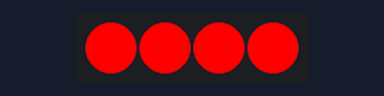
A sketch run on a simulated ESP32. Shown: 4 RGB LEDs in strip order, left to right.

Above: at 0.2 s.
At 1.7 s:
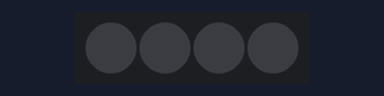
Timing chart, 0 to 3.0 s (numbered marks = the images above):
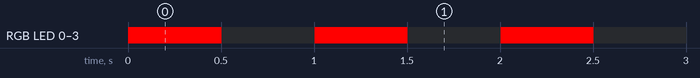

Measured:
- by itself, RGB LED 0–3: alternates RGB(255, 0, 0) for 0.50 s and off for 0.50 s

The sketch:

smallLEDTester.ino
```cpp
#include <FastLED.h>

#define NUM_LEDS 4
#define DATA_PIN 33
#define LED_TYPE WS2812B
#define COLOR_ORDER GRB
CRGB leds[NUM_LEDS];

void setup() {
  FastLED.addLeds<LED_TYPE, DATA_PIN, COLOR_ORDER>(leds, NUM_LEDS);
}

void loop() {
  // Turn LEDs on with a color
  for (int i = 0; i < NUM_LEDS; i++) {
    leds[i] = CRGB::Red;
  }
  FastLED.show();
  delay(500);

  // Turn LEDs off
  for (int i = 0; i < NUM_LEDS; i++) {
    leds[i] = CRGB::Black;
  }
  FastLED.show();
  delay(500);
}
```
